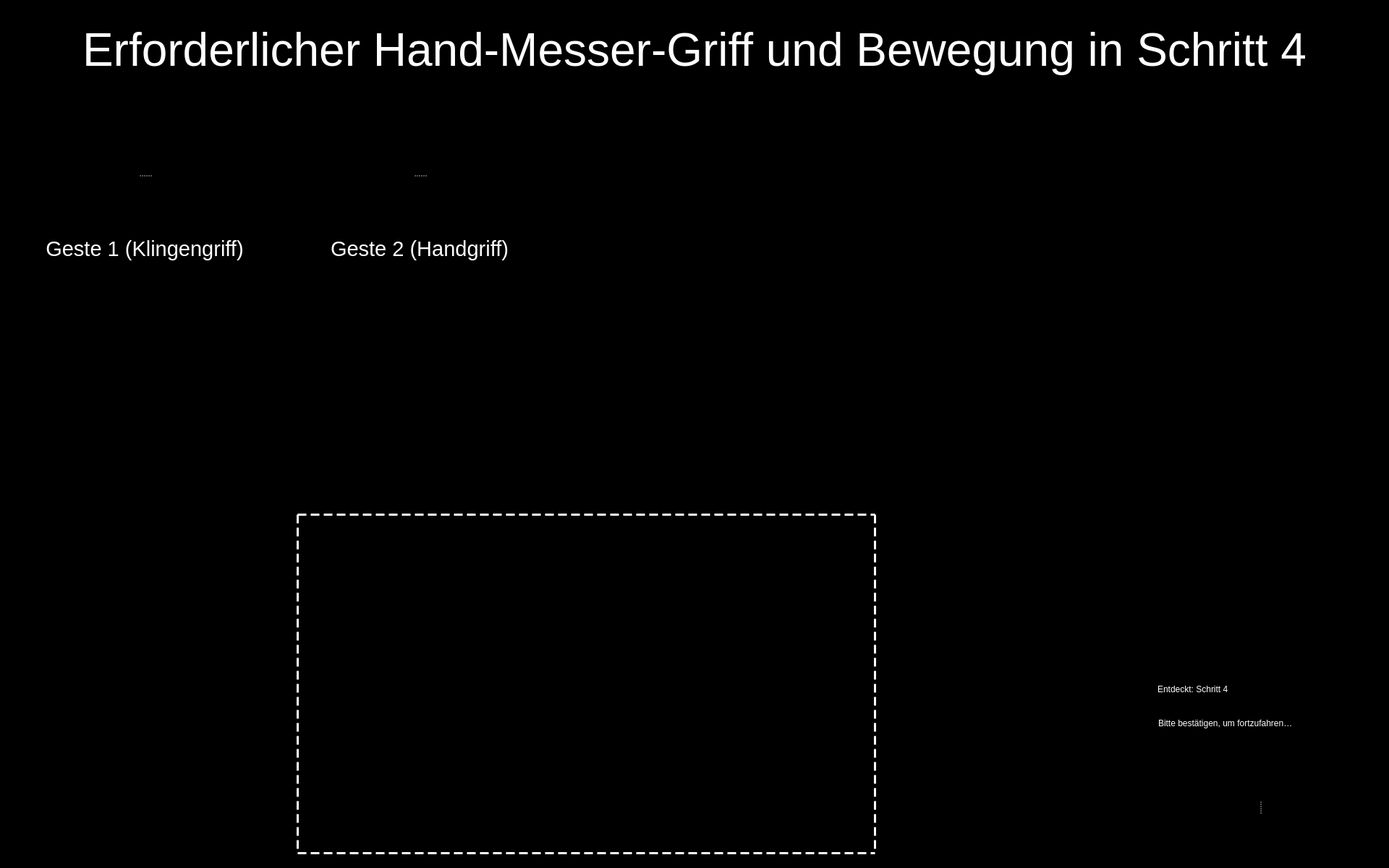
<?xml version="1.0" encoding="UTF-8"?>
<ui version="4.0">
 <class>Entry_Step_4_UI</class>
 <widget class="QWidget" name="Entry_Step_4_UI">
  <property name="windowModality">
   <enum>Qt::WindowModal</enum>
  </property>
  <property name="enabled">
   <bool>true</bool>
  </property>
  <property name="geometry">
   <rect>
    <x>0</x>
    <y>0</y>
    <width>1920</width>
    <height>1200</height>
   </rect>
  </property>
  <property name="sizePolicy">
   <sizepolicy hsizetype="Preferred" vsizetype="Preferred">
    <horstretch>0</horstretch>
    <verstretch>0</verstretch>
   </sizepolicy>
  </property>
  <property name="minimumSize">
   <size>
    <width>0</width>
    <height>0</height>
   </size>
  </property>
  <property name="maximumSize">
   <size>
    <width>1920</width>
    <height>1200</height>
   </size>
  </property>
  <property name="windowTitle">
   <string>Food Assist</string>
  </property>
  <property name="windowOpacity">
   <double>1.000000000000000</double>
  </property>
  <property name="styleSheet">
   <string notr="true">background-color: rgb(0, 0, 0);</string>
  </property>
  <widget class="QLabel" name="img_detected_step4">
   <property name="geometry">
    <rect>
     <x>1430</x>
     <y>430</y>
     <width>471</width>
     <height>461</height>
    </rect>
   </property>
   <property name="frameShape">
    <enum>QFrame::NoFrame</enum>
   </property>
   <property name="text">
    <string/>
   </property>
   <property name="pixmap">
    <pixmap resource="resources/res.qrc">:/detected steps/Detected Step4.png</pixmap>
   </property>
   <property name="scaledContents">
    <bool>true</bool>
   </property>
  </widget>
  <widget class="QLabel" name="label_9">
   <property name="geometry">
    <rect>
     <x>410</x>
     <y>710</y>
     <width>801</width>
     <height>471</height>
    </rect>
   </property>
   <property name="styleSheet">
    <string notr="true">border :3px solid white;
border-style : dashed;
background-color: rgb(0, 0, 0, 0);</string>
   </property>
   <property name="text">
    <string/>
   </property>
  </widget>
  <widget class="QWidget" name="widget_2" native="true">
   <property name="geometry">
    <rect>
     <x>1559</x>
     <y>1030</y>
     <width>361</width>
     <height>161</height>
    </rect>
   </property>
   <property name="styleSheet">
    <string notr="true">background-color: rgb(0,0,0);</string>
   </property>
   <widget class="QSplitter" name="splitter">
    <property name="geometry">
     <rect>
      <x>10</x>
      <y>10</y>
      <width>345</width>
      <height>150</height>
     </rect>
    </property>
    <property name="frameShape">
     <enum>QFrame::NoFrame</enum>
    </property>
    <property name="frameShadow">
     <enum>QFrame::Plain</enum>
    </property>
    <property name="lineWidth">
     <number>0</number>
    </property>
    <property name="orientation">
     <enum>Qt::Horizontal</enum>
    </property>
    <property name="opaqueResize">
     <bool>false</bool>
    </property>
    <property name="handleWidth">
     <number>45</number>
    </property>
    <property name="childrenCollapsible">
     <bool>false</bool>
    </property>
    <widget class="QPushButton" name="button_yes">
     <property name="enabled">
      <bool>true</bool>
     </property>
     <property name="minimumSize">
      <size>
       <width>81</width>
       <height>81</height>
      </size>
     </property>
     <property name="maximumSize">
      <size>
       <width>150</width>
       <height>150</height>
      </size>
     </property>
     <property name="cursor">
      <cursorShape>OpenHandCursor</cursorShape>
     </property>
     <property name="focusPolicy">
      <enum>Qt::WheelFocus</enum>
     </property>
     <property name="contextMenuPolicy">
      <enum>Qt::DefaultContextMenu</enum>
     </property>
     <property name="icon">
      <iconset resource="resources/res.qrc">
       <normaloff>:/buttons/Button Yes.svg</normaloff>:/buttons/Button Yes.svg</iconset>
     </property>
     <property name="iconSize">
      <size>
       <width>144</width>
       <height>144</height>
      </size>
     </property>
     <property name="autoDefault">
      <bool>false</bool>
     </property>
     <property name="default">
      <bool>false</bool>
     </property>
     <property name="flat">
      <bool>true</bool>
     </property>
    </widget>
    <widget class="QPushButton" name="button_no">
     <property name="enabled">
      <bool>true</bool>
     </property>
     <property name="minimumSize">
      <size>
       <width>81</width>
       <height>81</height>
      </size>
     </property>
     <property name="maximumSize">
      <size>
       <width>150</width>
       <height>150</height>
      </size>
     </property>
     <property name="cursor">
      <cursorShape>OpenHandCursor</cursorShape>
     </property>
     <property name="focusPolicy">
      <enum>Qt::WheelFocus</enum>
     </property>
     <property name="contextMenuPolicy">
      <enum>Qt::DefaultContextMenu</enum>
     </property>
     <property name="icon">
      <iconset resource="resources/res.qrc">
       <normaloff>:/buttons/Button No.svg</normaloff>:/buttons/Button No.svg</iconset>
     </property>
     <property name="iconSize">
      <size>
       <width>144</width>
       <height>144</height>
      </size>
     </property>
     <property name="autoDefault">
      <bool>false</bool>
     </property>
     <property name="default">
      <bool>false</bool>
     </property>
     <property name="flat">
      <bool>true</bool>
     </property>
    </widget>
   </widget>
  </widget>
  <widget class="QSplitter" name="splitter_3">
   <property name="geometry">
    <rect>
     <x>420</x>
     <y>160</y>
     <width>320</width>
     <height>282</height>
    </rect>
   </property>
   <property name="orientation">
    <enum>Qt::Vertical</enum>
   </property>
   <widget class="QLabel" name="image_required_2">
    <property name="maximumSize">
     <size>
      <width>320</width>
      <height>240</height>
     </size>
    </property>
    <property name="text">
     <string/>
    </property>
    <property name="pixmap">
     <pixmap resource="resources/res.qrc">:/img/left_step4_gesture2.png</pixmap>
    </property>
    <property name="scaledContents">
     <bool>true</bool>
    </property>
   </widget>
   <widget class="QLabel" name="text_required_2">
    <property name="font">
     <font>
      <family>Arial</family>
      <pointsize>22</pointsize>
      <weight>9</weight>
      <italic>false</italic>
      <bold>false</bold>
     </font>
    </property>
    <property name="styleSheet">
     <string notr="true">font: 75 22pt &quot;Arial&quot;;
color: rgb(255, 255, 255);</string>
    </property>
    <property name="text">
     <string>Geste 2 (Handgriff)</string>
    </property>
    <property name="textFormat">
     <enum>Qt::PlainText</enum>
    </property>
    <property name="alignment">
     <set>Qt::AlignCenter</set>
    </property>
    <property name="wordWrap">
     <bool>true</bool>
    </property>
   </widget>
  </widget>
  <widget class="QSplitter" name="splitter_2">
   <property name="geometry">
    <rect>
     <x>40</x>
     <y>160</y>
     <width>320</width>
     <height>282</height>
    </rect>
   </property>
   <property name="orientation">
    <enum>Qt::Vertical</enum>
   </property>
   <widget class="QLabel" name="image_required_1">
    <property name="maximumSize">
     <size>
      <width>320</width>
      <height>240</height>
     </size>
    </property>
    <property name="text">
     <string/>
    </property>
    <property name="pixmap">
     <pixmap resource="resources/res.qrc">:/img/left_step4_gesture1.png</pixmap>
    </property>
    <property name="scaledContents">
     <bool>true</bool>
    </property>
   </widget>
   <widget class="QLabel" name="text_required_1">
    <property name="font">
     <font>
      <family>Arial</family>
      <pointsize>22</pointsize>
      <weight>9</weight>
      <italic>false</italic>
      <bold>false</bold>
     </font>
    </property>
    <property name="styleSheet">
     <string notr="true">font: 75 22pt &quot;Arial&quot;;
color: rgb(255, 255, 255);</string>
    </property>
    <property name="text">
     <string>Geste 1 (Klingengriff)</string>
    </property>
    <property name="textFormat">
     <enum>Qt::PlainText</enum>
    </property>
    <property name="alignment">
     <set>Qt::AlignCenter</set>
    </property>
    <property name="wordWrap">
     <bool>true</bool>
    </property>
   </widget>
  </widget>
  <widget class="QLabel" name="label_text_1">
   <property name="geometry">
    <rect>
     <x>40</x>
     <y>20</y>
     <width>1840</width>
     <height>100</height>
    </rect>
   </property>
   <property name="font">
    <font>
     <family>Arial</family>
     <pointsize>48</pointsize>
     <weight>9</weight>
     <italic>false</italic>
     <bold>false</bold>
    </font>
   </property>
   <property name="styleSheet">
    <string notr="true">font: 75 48pt &quot;Arial&quot;;
color: rgb(255, 255, 255);</string>
   </property>
   <property name="text">
    <string>Erforderlicher Hand-Messer-Griff und Bewegung in Schritt 4</string>
   </property>
   <property name="textFormat">
    <enum>Qt::RichText</enum>
   </property>
   <property name="alignment">
    <set>Qt::AlignCenter</set>
   </property>
   <property name="wordWrap">
    <bool>true</bool>
   </property>
  </widget>
  <widget class="QWidget" name="widget" native="true">
   <property name="geometry">
    <rect>
     <x>1540</x>
     <y>930</y>
     <width>371</width>
     <height>91</height>
    </rect>
   </property>
   <property name="styleSheet">
    <string notr="true">background-color: rgb(0, 0, 0);</string>
   </property>
   <widget class="QLabel" name="label">
    <property name="geometry">
     <rect>
      <x>10</x>
      <y>0</y>
      <width>41</width>
      <height>51</height>
     </rect>
    </property>
    <property name="styleSheet">
     <string notr="true"/>
    </property>
    <property name="text">
     <string/>
    </property>
    <property name="pixmap">
     <pixmap resource="resources/res.qrc">:/img/Icon Detected.svg</pixmap>
    </property>
    <property name="alignment">
     <set>Qt::AlignRight|Qt::AlignTrailing|Qt::AlignVCenter</set>
    </property>
   </widget>
   <widget class="QLabel" name="label_2">
    <property name="geometry">
     <rect>
      <x>60</x>
      <y>3</y>
      <width>311</width>
      <height>40</height>
     </rect>
    </property>
    <property name="styleSheet">
     <string notr="true">font: 75 28pt &quot;Arial&quot;;
color: rgb(255, 255, 255);</string>
    </property>
    <property name="text">
     <string>Entdeckt: Schritt 4</string>
    </property>
    <property name="textFormat">
     <enum>Qt::RichText</enum>
    </property>
   </widget>
   <widget class="QLabel" name="label_3">
    <property name="geometry">
     <rect>
      <x>61</x>
      <y>54</y>
      <width>321</width>
      <height>31</height>
     </rect>
    </property>
    <property name="styleSheet">
     <string notr="true">font: 14pt &quot;Arial&quot;;
color: rgb(255, 255, 255)</string>
    </property>
    <property name="text">
     <string>Bitte bestätigen, um fortzufahren…</string>
    </property>
   </widget>
  </widget>
 </widget>
 <resources>
  <include location="resources/res.qrc"/>
 </resources>
 <connections/>
</ui>
